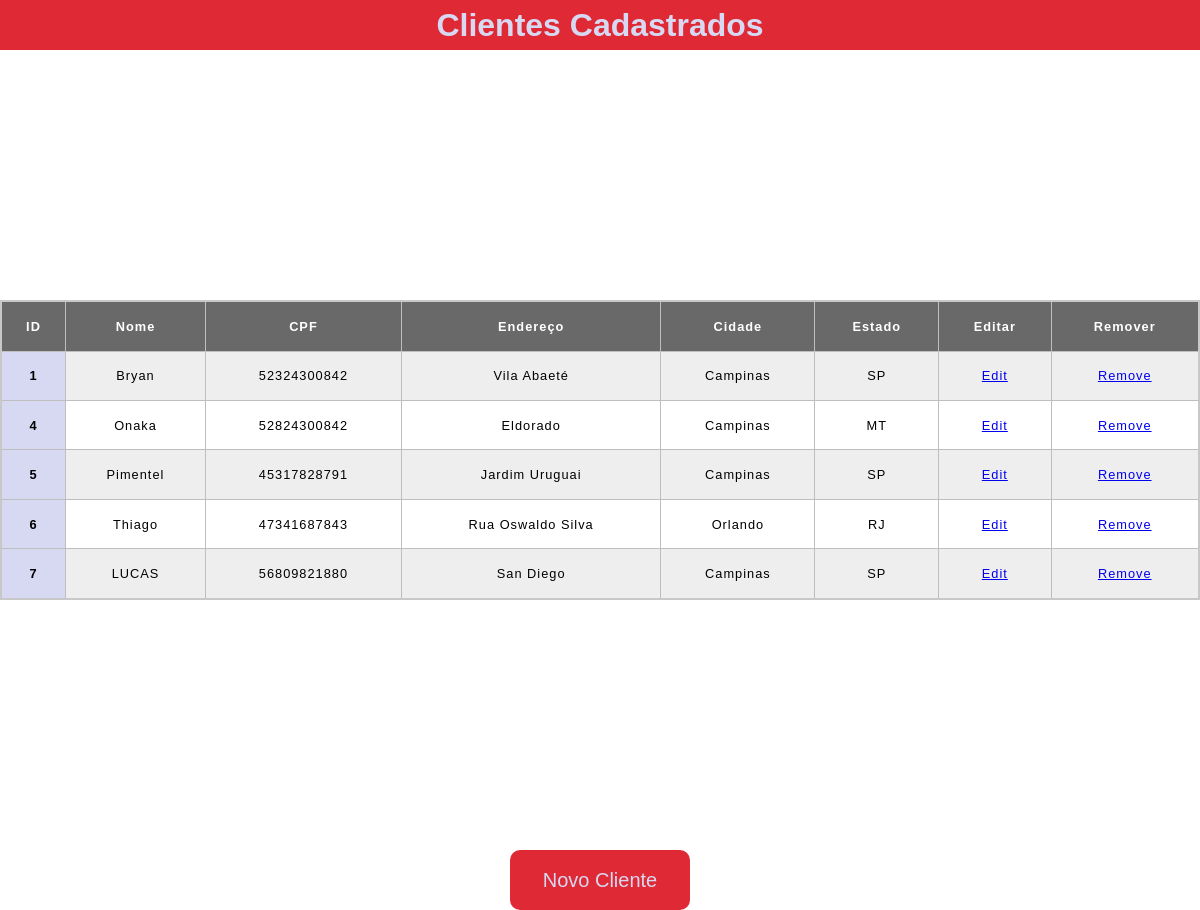
Screenshot of /app/read/ with the database file from the repository.
### Loja_Instituto/models.py (models this page shows)
class Cliente(models.Model):
    nome_cliente = models.CharField(max_length=20, null=False)
    cpf_cliente = models.CharField(max_length=11, null=False)
    endereco_cliente = models.CharField(max_length=100, null=False)
    cidade_cliente = models.CharField(max_length=10, null=False)
    estado_cliente = models.CharField(max_length=6, null=False)

### Loja_Instituto/views.py (the view)
# urls.py: path('read/', views.read, name= 'read'),
def read(request):
    read_all = Cliente.objects.all()
    return render(request, 'read.html', {'read_all': read_all})

### Loja_Instituto/Templates/read.html (shortened to what this page needs)
<!DOCTYPE html>
<html lang="en">
<head>
</head>
<body>
    <div class="title">
        <h1>Clientes Cadastrados</h1>
    </div>
    <div class="container">
        <table>
            <tr>
                <th scope="col">ID</th>
                <th scope="col">Nome</th>
                <th scope="col">CPF</th>
                <th scope="col">Endereço</th>
                <th scope="col">Cidade</th>
                <th scope="col">Estado</th>
                <th scope="col">Editar</th>
                <th scope="col">Remover</th>
            </tr>
            {% for read_all in read_all %}
            <tr>
                <th scope="row">{{read_all.id}}</th>
                <td>{{read_all.nome_cliente}}</td>
                <td>{{read_all.cpf_cliente}}</td>
                <td>{{read_all.endereco_cliente}}</td>
                <td>{{read_all.cidade_cliente}}</td>
                <td>{{read_all.estado_cliente}}</td>
                <td><a href="http://127.0.0.1:8000/app/update/{{read_all.id}}">Edit</a></td>
                <td><a href="http://127.0.0.1:8000/app/delete/{{read_all.id}}">Remove</a></td>
            </tr>
            {% endfor %}
        </table>
    </div>
    <div class="button">
        <div class="link">
            <a href="http://127.0.0.1:8000/app/cliente/">Novo Cliente</a>
         </div>
    </div>
</body>
</html>

### Loja_Instituto/Templates/read.html (style rules this page uses)
* { padding: 0; margin: 0; font-family: 'Poppins', sans-serif; }
td, th { border: 1px solid rgb(190, 190, 190); padding: 10px; }
td { text-align: center; }
tr:nth-child(even) { background-color: #eee; }
th[scope='col'] { background-color: #696969; color: #fff; }
th[scope='row'] { background-color: #d7d9f2; }
table { border-collapse: collapse; border: 2px solid rgb(200, 200, 200); letter-spacing: 1px; font-family: sans-serif; font-size: 0.8rem; width: 100%; height: 300px; }
.container { width: 100%; height: 800px; display: flex; justify-content: center; align-items: center; }
.title { width: 100%; height: 50px; display: flex; justify-content: center; align-items: center; color: #d7d9f2; background-color: #df2935; }
.link { width: 180px; height: 60px; background-color: #df2935; display: flex; justify-content: center; align-items: center; border-radius: 10px; }
.link a { color: #d7d9f2; text-decoration: none; font-size: 20px; }
.button { width: 100%; display: flex; justify-content: center; }

### rows the page displays
Cliente: id "1", nome_cliente "Bryan", cpf_cliente "52324300842", endereco_cliente "Vila Abaeté", cidade_cliente "Campinas", estado_cliente "SP"
Cliente: id "4", nome_cliente "Onaka", cpf_cliente "52824300842", endereco_cliente "Eldorado", cidade_cliente "Campinas", estado_cliente "MT"
Cliente: id "5", nome_cliente "Pimentel", cpf_cliente "45317828791", endereco_cliente "Jardim Uruguai", cidade_cliente "Campinas", estado_cliente "SP"
Cliente: id "6", nome_cliente "Thiago", cpf_cliente "47341687843", endereco_cliente "Rua Oswaldo Silva", cidade_cliente "Orlando", estado_cliente "RJ"
Cliente: id "7", nome_cliente "LUCAS", cpf_cliente "56809821880", endereco_cliente "San Diego", cidade_cliente "Campinas", estado_cliente "SP"
